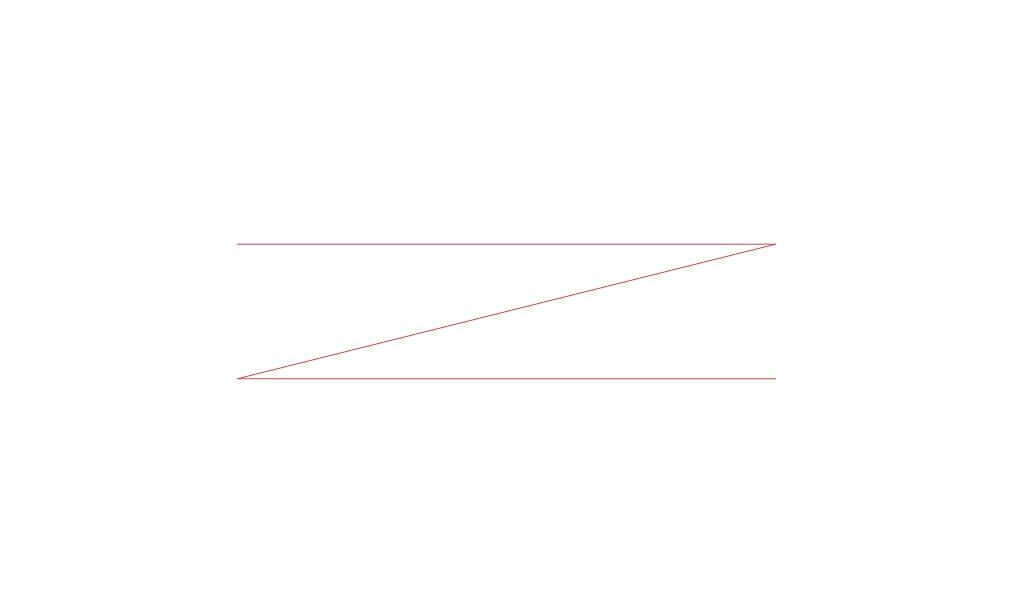

Recreate this plot in Python.
import shapefile					#mengimportkan modul shapefile 
w=shapefile.Writer()				#mendeklarasikan fungsi writer
w.shapeType							#meng-apply type shape

w.field("kolom1","C")				#membuat kolom dengan menggunakan tipe data karakter
w.field("kolom2","C")

w.record("ngek","satu")				#mengisi record pada sebuah kolom yang sudah disiapkan


w.poly(parts=[[[1,3],[5,3],[1,2],[5,2]]],shapeType=shapefile.POLYLINE)		#merupakan koordinat yang nantinya akan menjadi garis polyline

w.save("soal7")																#untuk menyimpan file data dengan bentuk shp file